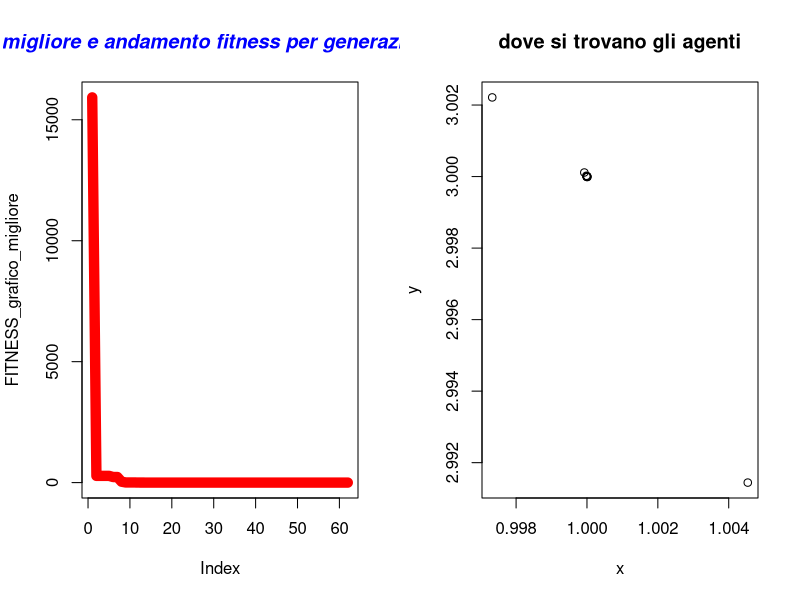

Generate this figure with R:
#  Author Nicola Bernabè ver 1.0 8/11/2021
# the implemented version of the GA refers to the following Journal: 
#

#prendo 2 individui che saranno i genitori presi casualmente dalla popolazione
aggiornamento_posizione<-function(Sciame,MAX_DIMENSION_Sciame,j_iterazioni_particelle,C_1,C_2,W,ub,lb,BEST_FITNESS,min_max,FUNZIONE_COSTO){
    
    Sciame[3,j_iterazioni_particelle]<-W*Sciame[3,j_iterazioni_particelle]+C_1*runif(1,  0,1)*(BEST_FITNESS[1]-Sciame[1,j_iterazioni_particelle])+C_2*runif(1,  0,1)*(Sciame[5,j_iterazioni_particelle]-Sciame[1,j_iterazioni_particelle])#vx
    Sciame[4,j_iterazioni_particelle]<-W*Sciame[4,j_iterazioni_particelle]+C_1*runif(1,  0,1)*(BEST_FITNESS[2]-Sciame[2,j_iterazioni_particelle])+C_2*runif(1,  0,1)*(Sciame[6,j_iterazioni_particelle]-Sciame[2,j_iterazioni_particelle])#vy
    Sciame[1,j_iterazioni_particelle]<-Sciame[1,j_iterazioni_particelle]+Sciame[3,j_iterazioni_particelle]
    Sciame[2,j_iterazioni_particelle]<-Sciame[2,j_iterazioni_particelle]+Sciame[4,j_iterazioni_particelle]
    
    if(Sciame[1,j_iterazioni_particelle]>ub[1]){
        Sciame[1,j_iterazioni_particelle]<-ub[1]
    }
    if(Sciame[1,j_iterazioni_particelle]<lb[1]){
        Sciame[1,j_iterazioni_particelle]<-lb[1]
    }
    if(Sciame[2,j_iterazioni_particelle]>ub[2]){
        Sciame[2,j_iterazioni_particelle]<-ub[2]
    }
    if(Sciame[2,j_iterazioni_particelle]<lb[2]){
        Sciame[2,j_iterazioni_particelle]<-lb[2]
    }
    fitness<-FUNZIONE_COSTO(Sciame[1,j_iterazioni_particelle],Sciame[2,j_iterazioni_particelle])
    if(fitness<Sciame[7,j_iterazioni_particelle] && min_max==-1){#minimizzare
        Sciame[7,j_iterazioni_particelle]<-fitness
        Sciame[5,j_iterazioni_particelle]<- Sciame[1,j_iterazioni_particelle]
        Sciame[6,j_iterazioni_particelle]<- Sciame[2,j_iterazioni_particelle]
    }else if(fitness>Sciame[7,j_iterazioni_particelle] && min_max==1){#massimizzare
        Sciame[7,j_iterazioni_particelle]<-fitness
        Sciame[5,j_iterazioni_particelle]<- Sciame[1,j_iterazioni_particelle]
        Sciame[6,j_iterazioni_particelle]<- Sciame[2,j_iterazioni_particelle]
    }
    Sciame[8,j_iterazioni_particelle]<-fitness

    return(Sciame)
}

#aggiorni migliore fitness
aggiorna_fitness<-function(BEST_FITNESS,Migliore_fitness_generazione){
            BEST_FITNESS[1]<-Migliore_fitness_generazione[1]
            BEST_FITNESS[2]<-Migliore_fitness_generazione[2]
            BEST_FITNESS[3]<-Migliore_fitness_generazione[3]
    return(BEST_FITNESS)


}

#scorro su tutti gli individui e cerco il fitneess migliore
controllo_migliore_fitness<-function(Sciame,min_max){
    BEST_FITNESS<-c(Sciame[1,1],Sciame[2,1],Sciame[7,1])
    for(i in 2:dim(Sciame)[2]) {
        #message("controllo best ",BEST_FITNESS[3]," ",Sciame[7,i])
        if(BEST_FITNESS[3]>Sciame[8,i] && min_max==-1){#ricordo che la riga 8 è fitness corrente
            BEST_FITNESS[1]<-Sciame[1,i]#x corrente
            BEST_FITNESS[2]<-Sciame[2,i]#y corrente
            BEST_FITNESS[3]<-Sciame[8,i]#fitess corrente

        }else if(BEST_FITNESS[3]<Sciame[8,i]  && min_max==1){
            BEST_FITNESS[1]<-Sciame[1,i]#x corrente
            BEST_FITNESS[2]<-Sciame[2,i]#y corrente
            BEST_FITNESS[3]<-Sciame[8,i]#fitess corrente


        }


    }
    return(c(BEST_FITNESS[1],BEST_FITNESS[2],BEST_FITNESS[3]))
}






#inizializzo la matrice
inizializzazione<-function(ub, lb,MAX_UNKNOWNS,MAX_DIMENSION_Sciame,W,FUNZIONE_COSTO){
    Sciame<-matrix(1:1,nrow <- (MAX_UNKNOWNS*3)+2, ncol <- MAX_DIMENSION_Sciame)#oltre alla x e y ci aggiungo le 2 velocità, poi anche le x e y migliori della particella anche la fitness migliore della particella e quella corrente
    numero_casuale_x<-1
    numero_casuale_y <-1
    for(i in 1:dim(Sciame)[2]) {
        numero_casuale_x <- runif(1, lb[1],ub[1] )
        numero_casuale_y <- runif(1,  lb[2],ub[2])
        Sciame[1,i] <-numero_casuale_x
        Sciame[2,i] <-numero_casuale_y
        Sciame[3,i]<-W
        Sciame[4,i]<-W
        Sciame[5,i]<-Sciame[1,i]#migliore della particella x
        Sciame[6,i]<-Sciame[2,i]#migliore della particella y
        Sciame[7,i] <-FUNZIONE_COSTO(Sciame[1,i],Sciame[2,i])#usero solo per una volta questa fitness per calcolare la velocità sia per soluzione relativa migliore alla particella,sia per soluzione globale
        Sciame[8,i] <-FUNZIONE_COSTO(Sciame[1,i],Sciame[2,i])#fitness corrente
    }

    return (Sciame)
}
aggiorno_file_individui<-function(Sciame,MAX_DIMENSION_Sciame,generazione){
                individuo<-c()
                x<-c()
                y<-c()
                fitness<-c()
                for(i in 1:MAX_DIMENSION_Sciame) {
                    x<-c(x,Sciame[1,i])
                    y<-c(y,Sciame[2,i])
                    fitness<-c(fitness,Sciame[3,i])
                    
                    }
            df<-data.frame(x,y,fitness)
            #nome_file<-"generazione"+generazione+".cvs"
            nome_file = paste("PSO generazione ",generazione,".txt",sep="")
            #write.csv(df, file=nome_file,sep=";",row.names=FALSE)
            write.table(df, file= nome_file,sep=";",row.names=FALSE)
            }

mainPSO<-function(ub,lb,MAX_UNKNOWNS,MAX_DIMENSION_Sciame,Generazioni,STAZIONARIETA,min_max,stampo_generazione,precisione,C_1,C_2,W,FUNZIONE_COSTO){
    

    
    Sciame<-inizializzazione(ub, lb,MAX_UNKNOWNS,MAX_DIMENSION_Sciame,W,FUNZIONE_COSTO)#inizializzo la popolazione
    BEST_FITNESS<-controllo_migliore_fitness(Sciame,min_max)
    FITNESS_grafico_migliore<-c()
    FITNESS_grafico_migliore_generazione<-c()
    #iterazioni calcolo per trovare il minimo
    indice_stazionarieta<-0#aumenta ad ogni generazione
    n_generazioni<-0

 

    for(i in 1:Generazioni){
        n_generazioni<-i
        for(j_iterazioni_particelle in 1:MAX_DIMENSION_Sciame){#muovo tutte le particelle una volta
            Sciame<-aggiornamento_posizione(Sciame,MAX_DIMENSION_Sciame,j_iterazioni_particelle,C_1,C_2,W,ub,lb,BEST_FITNESS,min_max,FUNZIONE_COSTO)
        }
        Migliore_fitness_generazione<-controllo_migliore_fitness(Sciame,min_max)
        
        #print(Migliore_fitness_generazione)
        if(Migliore_fitness_generazione[3]<BEST_FITNESS[3]  && min_max==-1){#minimizzo
            BEST_FITNESS<-aggiorna_fitness(BEST_FITNESS,Migliore_fitness_generazione)
            indice_stazionarieta=0#ritorno a 0 la stazionarietà
            message("migliore soluzione-> x ",BEST_FITNESS[1]," y ",BEST_FITNESS[2]," fitness ",BEST_FITNESS[3])
        }else if(Migliore_fitness_generazione[3]>BEST_FITNESS[3]  && min_max==1){#minimizzo
            BEST_FITNESS<-aggiorna_fitness(BEST_FITNESS,Migliore_fitness_generazione)
            indice_stazionarieta=0#ritorno a 0 la stazionarietà
            message("migliore soluzione-> x ",BEST_FITNESS[1]," y ",BEST_FITNESS[2]," fitness ",BEST_FITNESS[3])
        }
        FITNESS_grafico_migliore<-c(FITNESS_grafico_migliore,BEST_FITNESS[3])
        FITNESS_grafico_migliore_generazione<-c(FITNESS_grafico_migliore_generazione,Migliore_fitness_generazione[3])

        if(indice_stazionarieta>=STAZIONARIETA){
            message("troppo stazionaria ","generazione-> ",i," stazionario->",indice_stazionarieta)
            aggiorno_file_individui(Sciame,MAX_DIMENSION_Sciame,i)
            break
        }else{
            indice_stazionarieta=indice_stazionarieta+1
        }
        if((i%%stampo_generazione)==0){#stampo così so che sta facendo qualcosa
        
            message("generazione-> ",i," stazionario->",indice_stazionarieta)
            aggiorno_file_individui(Sciame,MAX_DIMENSION_Sciame,i)

        }
        if(BEST_FITNESS[3]<precisione && min_max==-1){
            message("finito algoritmo PSO, sono riuscito ad avere una soluzione molto buona ed è ",BEST_FITNESS[3]," alla generazione-> ",i)
            aggiorno_file_individui(Sciame,MAX_DIMENSION_Sciame,i)
            break
        }else if(BEST_FITNESS[3]>precisione && min_max==1){
            message("finito algoritmo PSO, sono riuscito ad avere una soluzione molto buona ed è ",BEST_FITNESS[3]," alla generazione-> ",i)
            aggiorno_file_individui(Sciame,MAX_DIMENSION_Sciame,i)
            break
        }
    }
    windows()
    par(mfrow=c(1,2))
    plot(FITNESS_grafico_migliore, type="l", col="red",lwd=10)
    #lines(FITNESS_grafico_migliore_generazione, type="l", col="blue",lty=5)
    title(main="migliore e andamento fitness per generazione", col.main="blue", font.main="4")
    
    x_particelle<-c()
    y_particelle<-c()
    for(x_y in 1:MAX_DIMENSION_Sciame){
        x_particelle<-c(x_particelle,Sciame[5,x_y])
        y_particelle<-c(y_particelle,Sciame[6,x_y])

    }

    plot(x_particelle, y_particelle, xlab="x",ylab="y", main="dove si trovano gli agenti") 

BEST_FITNESS<-list(BEST_FITNESS,"PSO",n_generazioni)
 return(BEST_FITNESS)
}


#riesco a trovare la soluzione con questi intervalli 
#ub<-c(1000000000,1000000000)  # upper bound of the unknowns
#lb<-c(-1000000000,-1000000000)  #lower bound of the unknowns
#W=0.3

#milione
#ub<-c(1000000,1000000)  # upper bound of the unknowns
#lb<-c(-1000000,-1000000)  #lower bound of the unknowns
#W=0.3

#ub<-c(10000,10000)  # upper bound of the unknowns
#lb<-c(-10000,-10000)  #lower bound of the unknowns
#W=0.1

#ub<-c(100,100)  # upper bound of the unknowns
#lb<-c(-100,-100)  #lower bound of the unknowns
ub<-c(512,512)  
lb<-c(-512,-512)
#ub<-c(5,5)  # upper bound of the unknowns
#lb<-c(-5,-5)  #lower bound of the unknowns
#ub<-c(20,20)  # upper bound of the unknowns
#lb<-c(-20,-20)  #lower bound of the unknowns
W=0.2
MAX_UNKNOWNS<-2  #numero variabili
MAX_DIMENSION_Sciame<-10#dimensione popolazione
Generazioni<-1000000
STAZIONARIETA<-10000
min_max<--1#-1 minimizzo,1 massimizzo
percentuale_generazione_stampo<-10  #ogni 10% delle generazioni fatte stampo su file tutti gli individui
stampo_generazione<-Generazioni/percentuale_generazione_stampo
#massimizzo
#precisione<-11.99999999#Parabolic Function
#precisione<-79.9999#rastrigin function 
#precisione<-415.2384791312#Parabolic Function

#minimizzo
precisione<-0.00000000001#
#precisione<--0.999999#Easom function
#precisione<-0.2925789999#Schaffer function N. 4 f(0,+-1.25313)=0.292579
#precisione<--0.999999#per funzioni con minimo negativo
#precisione<--959.6406#Eggholder function   f(512,404.2319)=-959.6407   i domini x e y   ub<-c(512,512)  lb<-c(-512,-512)
#precisione<--2.06261 #CROSS-IN-TRAY FUNCTION
C_1<-2#forza attrazione cognitiva
C_2<-2#forza attrazione sociale


FUNZIONE_COSTO<-function(x,y){
    #z<-(100*(y-(x)^2)^2)+(1-x)^2#FUNZIONE_COSTO banana  f(1,1)=0
    #z<-((1-x)^2)+100*((y-x^2))^2#Rosenbrock function constrained with a cubic and a line  sol f(1,1)=0
    #z<-(1.5-x+x*y)^2+(2.25-x+x*y^2)^2+(2.625-x+x*y^3)^2#Beale function f(3,0.5)=0
    #z<-0.26*(x^2+y^2)-0.48*x*y#Matyas function f(0,0)=0
    #z<-(sin(3*pi*x))^2+(x-1)^2*(1+sin(3*pi*y))+(y-1)^2*(1+(sin(2*pi*y))^2)#Lévi function N.13  f(1,1)=0
    #z<-0.5+((sin(x^2-y^2))^2-0.5)/(1+0.001*(x^2+y^2))^2#Schaffer function N. 2  f(0,0)=0
    #z<-2*x^2-1.05*x^4+(x^6/6)+x*y+y^2#THREE-HUMP CAMEL FUNCTION xi  [-5, 5]  f(0,0)=0
    #z<--20*exp(-0.2*sqrt((1/2)*(x*x+y*y)))-exp(1/2*((cos(2*pi*x)+cos(2*pi*y))))+20+exp(1)#ACKLEY FUNCTION xi  [-32.768, 32.768]  f(0,0)=0
    #z<-10*2+((x^2-10*cos(2*pi*x))+(y^2-10*cos(2*pi*y)))#RASTRIGIN FUNCTION f(0,0)=0 xi [-5.12, 5.12]
    z<-(x+2*y-7)^2+(2*x+y-5)^2#BOOTH FUNCTION  xi [-10, 10] f(1,3)=0
    #z<-0.5+(((cos(sin(abs(x^2-y^2))))^2 - 0.5)/((1 + 0.001*(x^2+y^2))^2))#Schaffer function N. 4 f(0,+-1.25313)=0.292579
    #massimizzare
    #z<-12-(x^2+y^2)/100 #Parabolic Function  f(0,0)=12 non so ma il massimo è 12
    #z<-80-(20+x^2+y^2-10*(cos(2*pi*x)+cos(2*pi*y)))#rastrigin function f(0,0)=80
    #z<-275-((x^4-16*x^2+5*x*0.5)+(y^4-16*y^2+5*y*0.5)+3)#Styblinski Function f(-2.8667,-2.8667)=414.23847913
    return (z)
}

soluzione<-mainPSO(ub,lb,MAX_UNKNOWNS,MAX_DIMENSION_Sciame,Generazioni,STAZIONARIETA,min_max,stampo_generazione,precisione,C_1,C_2,W,FUNZIONE_COSTO)
#print(soluzione)

algoritmo<-c(soluzione[[2]][1])
x<-c(soluzione[[1]][1])
y<-c(soluzione[[1]][2])
fitness<-c(soluzione[[1]][3])
generazioni_soluzione<-c(soluzione[[3]][1])
df<-data.frame(algoritmo,x,y,fitness,generazioni_soluzione)
write.table(df, file="soluzione PSO.txt",sep=";",row.names=FALSE)
